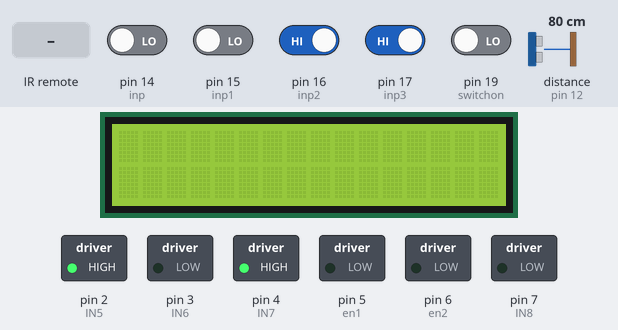
Simulated run of this sketch. Board: Arduino Uno, built with avr-gcc and run on an emulated ATmega328P. Parts: 16×2 character LCD, switched loads named in the sketch (green lamp = pin HIGH). The test bench sets the inputs (shaded band); at power-on: pin 16 (inp2), pin 17 (inp3) HIGH, pin 14 (inp), pin 15 (inp1), pin 19 (switchon) LOW, distance to the obstacle (sensor on pin 12) 80 cm. The echo pulse lasts 58.3 µs per cm; pins used as bus, display or sensor lines are not drawn; what the sketch prints to the serial monitor is not drawn.

Above: at 1.2 s.
1.3 s: infrared code 0xFF30CF received
At 1.7 s:
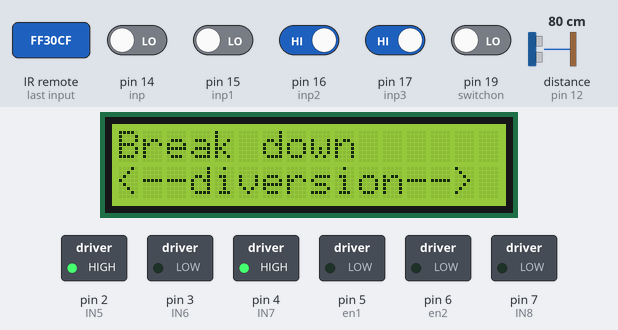
2.8 s: infrared code 0xFF18E7 received
At 4.0 s:
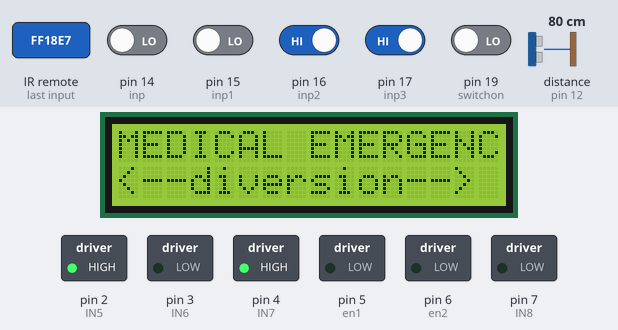
4.3 s: infrared code 0xFF7A85 received
At 5.3 s:
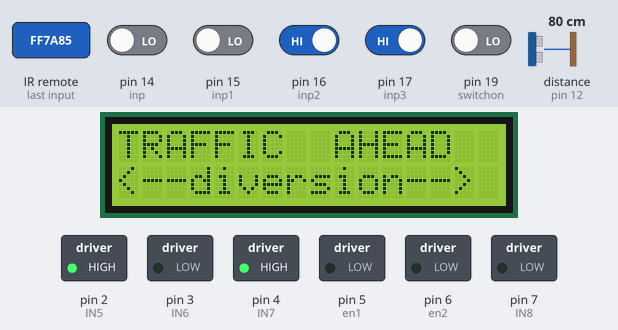
5.8 s: pin 15 (inp1) driven HIGH and pin 19 (switchon) driven HIGH
At 6.6 s:
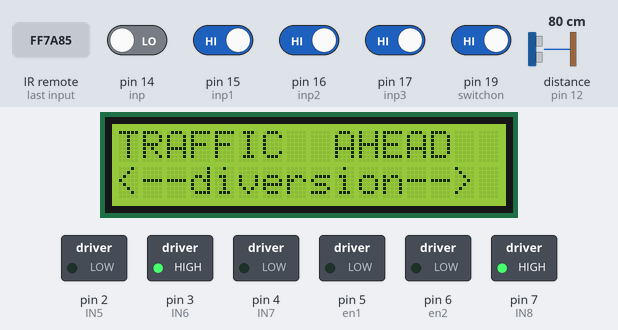
7.3 s: pin 17 (inp3) driven LOW
At 8.0 s:
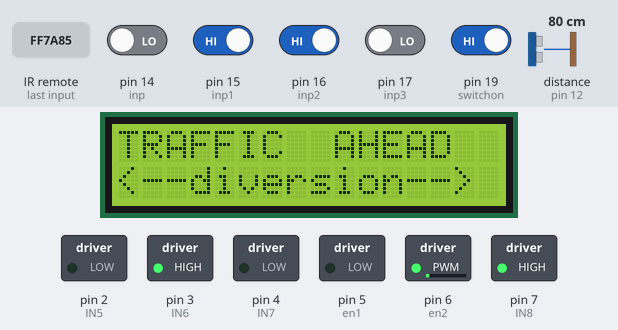
8.8 s: pin 16 (inp2) driven LOW
At 10.0 s:
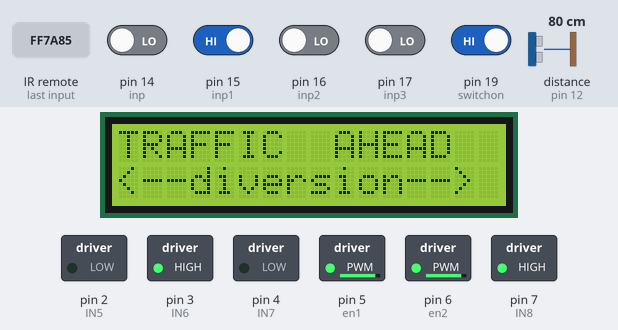
Timing chart, 0 to 11.3 s (numbered marks = the images above; inputs shaded):
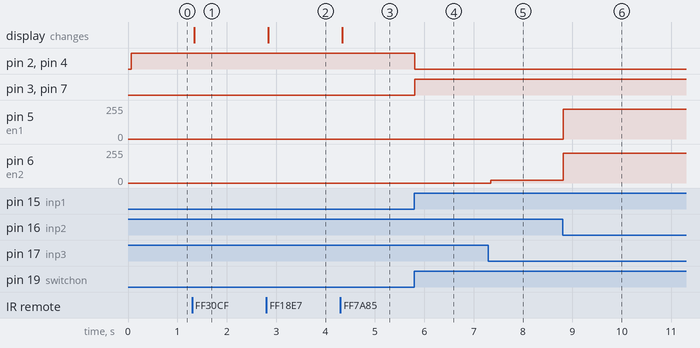

Measured:
- after the input at 1.3 s, the display: changes at once (image 1)
- after the input at 2.8 s, the display: changes at once (image 2)
- after the input at 4.3 s, the display: changes at once (image 3)
- after the input at 5.8 s, pin 2 (IN5), pin 4 (IN7): HIGH → LOW at once; pin 3 (IN6), pin 7 (IN8): LOW → HIGH at once
- after the input at 7.3 s, pin 6 (en2): 0/255 → 20/255 after 0.05 s
- after the input at 8.8 s, pin 5 (en1): 0/255 → 225/255 at once; pin 6 (en2): 20/255 → 225/255 at once

The sketch:

motor.ino
```cpp
#include<IRremote.h>

#include<Wire.h>
#include<LiquidCrystal_I2C.h>

const int receiver=22;

#define Button_1 0xFF30CF
#define Button_2 0xFF18E7
#define Button_3 0xFF7A85
#define Button_4 0xFFA25D

int inp=14;
int inp2=16;
int inp1=15;
int inp3=17;


int switchon=19;


int trigPin=11, echoPin= 12;
float duration, distance;


const int IN5 = 2,IN6 = 3,IN7 = 4,IN8 = 7;
 const int en1=5, en2=6;
 int SPEED=0;

 IRrecv irrecv(receiver);
decode_results result;

LiquidCrystal_I2C lcd(0x27, 2,1,0,4,5,6,7,3, POSITIVE);


void setup() {
  // put
  //your setup code here, to run once:
Serial.begin(9600);

 irrecv.enableIRIn();

            lcd.begin(16,2);
            lcd.clear();

  pinMode(switchon , INPUT);

 pinMode(trigPin, OUTPUT);
  pinMode(echoPin, INPUT);

  pinMode(IN5 , OUTPUT);
  pinMode(IN6 , OUTPUT);
  pinMode(IN7 , OUTPUT);
  pinMode(IN8 , OUTPUT);
  pinMode(en1 , OUTPUT);
  pinMode(en2 , OUTPUT);

  pinMode(inp, INPUT);
  pinMode(inp2, INPUT);
  pinMode(inp1, INPUT);
  pinMode(inp3, INPUT);
}

void loop() {


 int b;
b = digitalRead(inp2);

int m;
m=  digitalRead(inp1);

  int c;
c= digitalRead(inp3);

int s;
s= digitalRead(switchon);
Serial.println(s);
 if(s == HIGH) {

int i;
i=digitalRead(inp);


 // digitalWrite(sup, HIGH);

 digitalWrite(trigPin, LOW);
delayMicroseconds(2);

digitalWrite(trigPin, HIGH);
delayMicroseconds(10);
digitalWrite(trigPin, LOW);
duration = pulseIn(echoPin, HIGH);
distance= (duration/2)/29.1;

 if(i == HIGH && b== LOW && c==LOW && m==LOW){

   Serial.println(i);
  if(distance < 10){
   SPEED=0;
   Serial.println(SPEED);
   Serial.println(distance);
   Serial.println(distance);
  analogWrite(en1,SPEED);
  analogWrite(en2,SPEED);

  digitalWrite(IN5, HIGH);
  digitalWrite(IN6, LOW);
  digitalWrite(IN7, HIGH);
  digitalWrite(IN8, LOW);
   }
   else if(distance> 10.00 && distance<39.00){
   SPEED=90;
Serial.println(SPEED);
Serial.println(distance);
  analogWrite(en1,SPEED);
  analogWrite(en2,SPEED);

  digitalWrite(IN5, HIGH);
  digitalWrite(IN6, LOW);
  digitalWrite(IN7, HIGH);
  digitalWrite(IN8, LOW);
   }

  else if (distance>40){
  SPEED=225;}
  Serial.println(SPEED);
  analogWrite(en1,SPEED);
  analogWrite(en2,SPEED);

  digitalWrite(IN5, HIGH);
  digitalWrite(IN6, LOW);
  digitalWrite(IN7, HIGH);
  digitalWrite(IN8, LOW);

  }


if(m == HIGH && b== LOW && c==LOW && i==LOW){
  Serial.println(m);
 // digitalWrite(sup1, HIGH);

  SPEED=225;

  Serial.println(SPEED);
  analogWrite(en1,SPEED);
  analogWrite(en2,SPEED);

  digitalWrite(IN5, LOW);
  digitalWrite(IN6, HIGH);
  digitalWrite(IN7, LOW);
  digitalWrite(IN8, HIGH);

  }

 else if((m == LOW) || (i==HIGH && m== HIGH && b== HIGH && c == HIGH )  ){
  SPEED==0;


     analogWrite(en1,SPEED);
  analogWrite(en2,SPEED);

  digitalWrite(IN5, HIGH);
  digitalWrite(IN6, LOW);
  digitalWrite(IN7, HIGH);
  digitalWrite(IN8, LOW);
  }


  if(m == HIGH && b== HIGH)
  {

  Serial.println(SPEED);
  analogWrite(en1,SPEED);
  analogWrite(en2,20);

  digitalWrite(IN5, LOW);
  digitalWrite(IN6, HIGH);
  digitalWrite(IN7, LOW);
  digitalWrite(IN8, HIGH);
  }

  else if(i== HIGH && b == HIGH)
  {  if(distance < 10){
   SPEED=0;}
   else if(distance>10 && distance<39)
   SPEED=90;
  else if (distance>40){
  SPEED=225;}


  Serial.println(SPEED);
  analogWrite(en1,SPEED);
  analogWrite(en2,0);

  digitalWrite(IN5, HIGH);
  digitalWrite(IN6, LOW);
  digitalWrite(IN7, HIGH);
  digitalWrite(IN8, LOW);
  }


  if(m == HIGH && c == HIGH){

  Serial.println(SPEED);
  analogWrite(en1,0);
  analogWrite(en2,SPEED);

  digitalWrite(IN5, LOW);
  digitalWrite(IN6, HIGH);
  digitalWrite(IN7, LOW);
  digitalWrite(IN8, HIGH);
  }

  else if(i == HIGH && c == HIGH)
  {

  Serial.println(SPEED);
  analogWrite(en1,20);
  analogWrite(en2,SPEED);

  digitalWrite(IN5, HIGH);
  digitalWrite(IN6, LOW);
  digitalWrite(IN7, HIGH);
  digitalWrite(IN8, LOW);
  }

}


 else if(s== LOW) {

     SPEED=0;
     analogWrite(en1,SPEED);
  analogWrite(en2,SPEED);

  digitalWrite(IN5, HIGH);
  digitalWrite(IN6, LOW);
  digitalWrite(IN7, HIGH);
  digitalWrite(IN8, LOW);
    }

  if(irrecv.decode(&result))
           {

                Serial.println(result.value, HEX);
                irrecv.resume();

                switch(result.value)
                      {
                      case Button_1 :
                            lcd.clear();
                            lcd.setCursor(0,0);
                            lcd.print("Break down");
                            lcd.setCursor(0,1);
                            lcd.print("<--diversion-->");
                            break;

                      case Button_2 :
                             lcd.clear();
                            lcd.setCursor(0,0);
                            lcd.print("MEDICAL EMERGENCY");
                            lcd.setCursor(0,1);
                            lcd.print("<--diversion-->");
                            break;

                      case Button_3 :
                             lcd.clear();
                            lcd.setCursor(0,0);
                            lcd.print("TRAFFIC  AHEAD");
                            lcd.setCursor(0,1);
                            lcd.print("<--diversion-->") ;
                            break;

                      case Button_4 :
                             lcd.clear();
                             break;

                      default :
                              lcd.print(distance);
                      }
          }

}
```
